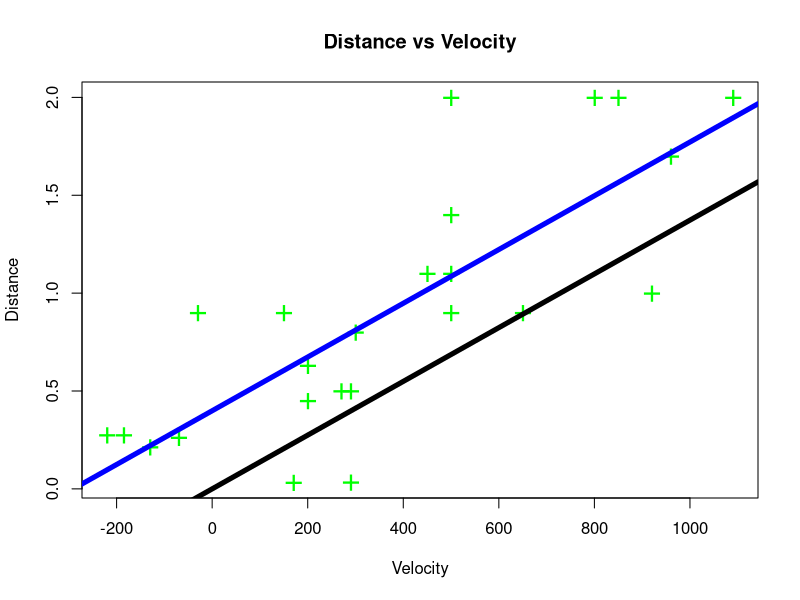

Write the R code that produced this figure.
# Load libraries
library(ggplot2)
library(dplyr)
library(tidyr)

# Set working directory
setwd("D:/R-4.0.2/ESE5023_Assignments/PS3")

#5.1
hubble_data <- read.csv(file = "hubble_data.csv", header = T)
hubble_data_tbl<-as_tibble(hubble_data)
  plot( Distance ~ Velocity, data=hubble_data_tbl,
       ylab = "Distance",
       xlab = "Velocity",
       main = "Distance vs Velocity",
       pch = "+",
       cex = 2,
       col = "green")
## the distribution of points is very scattered, 
## but there is a linear trend overall.
#5.2
fit <- lm(Distance ~ Velocity, data=hubble_data_tbl)
summary(fit)
abline(fit, lwd = 5, col = "blue")
coef(fit)

#5.3
#make the intercept be zero(???)
fit_new<-lm(Distance-0.399098216 ~Velocity,data=hubble_data_tbl)
summary(fit_new)
abline(fit_new, lwd = 5, col = "black")
coef(fit_new)
age<-(fit_new$coefficients[2]*30.9/60/60/24/365)
print(paste(" the age of the universe is£º",age,"years old"))
##5.3when the universe was first created,the matter was dense,
# the relative speed is zero,so the velocity is zero,the intercept should be zero

##the slope represents the time for the universe to spread,
# the slope is the age of the universe.
#the age of the universe is£º 1.34524751530636e-09 years old


#5.4
#improved measurement of distance may lead to the intercept be zero,it is more proper
#we see that different Nlebula have the same Distance,so more accurate data of distance
#will lead to more precise estimates of the regression coefficients.

# good work
  
